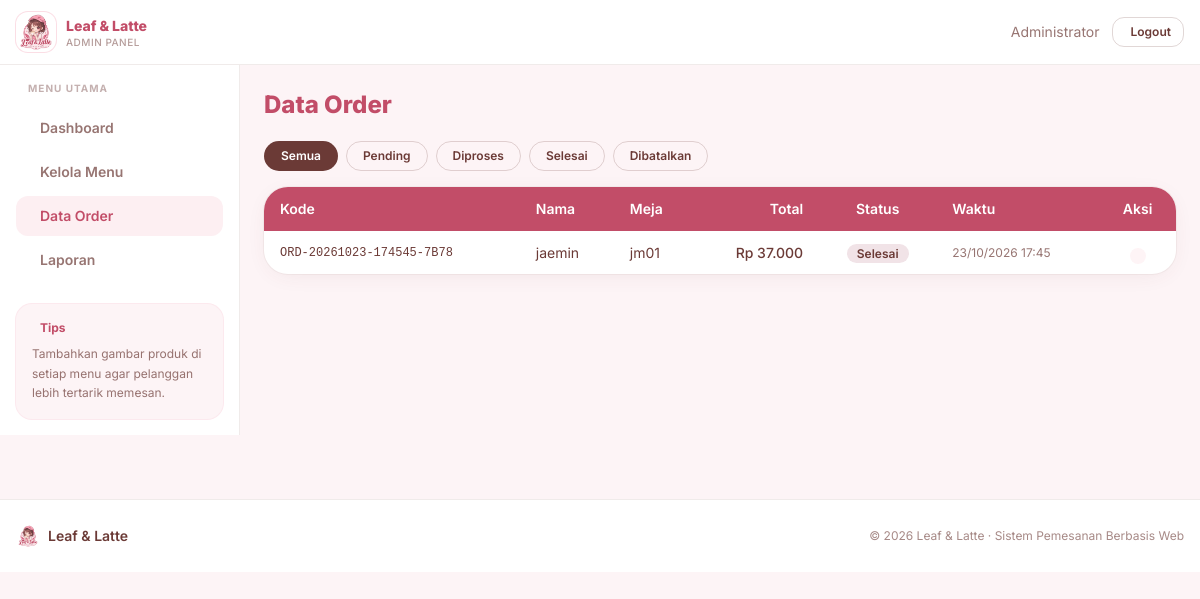
Page /admin/order.php (signed in) on the committed database.
### tables this page shows
CREATE TABLE `orders` (
  `id` int(11) NOT NULL,
  `kode_order` varchar(30) NOT NULL,
  `pelanggan_id` int(11) NOT NULL,
  `no_meja` varchar(10) NOT NULL,
  `total_harga` decimal(12,2) NOT NULL,
  `status` enum('pending','diproses','selesai','dibatalkan') DEFAULT 'pending',
  `catatan` text DEFAULT NULL,
  `waktu_order` datetime DEFAULT current_timestamp()
);

CREATE TABLE `pelanggan` (
  `id` int(11) NOT NULL,
  `nama` varchar(100) NOT NULL,
  `no_meja` varchar(10) NOT NULL,
  `no_hp` varchar(20) DEFAULT NULL,
  `waktu_datang` datetime DEFAULT current_timestamp()
);

### config/koneksi.php (called while the page is built, shortened)
<?php
function rupiah($angka): string
{
    return 'Rp ' . number_format((float)$angka, 0, ',', '.');
}
function url(string $path = ''): string
{
    return BASE_URL . '/' . ltrim($path, '/');
}

### admin/order.php (the view, shortened to what this page needs)
<?php
require_once '../config/koneksi.php';
include '../includes/header.php';
include '../includes/admin_navbar.php';
$filter = $_GET['status'] ?? '';
$where = '';
$q = $koneksi->query("SELECT o.*, p.nama FROM orders o
                      JOIN pelanggan p ON o.pelanggan_id = p.id
                      $where ORDER BY o.waktu_order DESC");
$tabs = [
    ''           => ['Semua',      'bg-chestnut text-white'],
    'pending'    => ['Pending',    'bg-warning-fg text-white'],
    'diproses'   => ['Diproses',   'bg-info-fg text-white'],
    'selesai'    => ['Selesai',    'bg-success-fg text-white'],
    'dibatalkan' => ['Dibatalkan', 'bg-danger-fg text-white'],
];
?>
<div class="flex">
    <?php include '../includes/admin_sidebar.php'; ?>
    <main class="flex-1 p-6">
        <h1 class="mb-5 text-2xl font-extrabold text-branddark">Data Order</h1>
        <div class="mb-4 flex flex-wrap gap-2">
            <?php foreach ($tabs as $key => $t):
                $active = $filter === $key; ?>
                <a href="<?= url('admin/order.php' . ($key !== '' ? '?status=' . $key : '')); ?>"
                   class="rounded-full border px-4 py-1.5 text-xs font-semibold transition
                   <?= $active
                        ? $t[1] . ' border-transparent'
                        : 'border-chestnut/20 text-chestnut hover:border-brand hover:text-branddark'; ?>">
                    <?= $t[0]; ?>
                </a>
            <?php endforeach; ?>
        </div>
        <div class="overflow-hidden rounded-3xl bg-white shadow-soft ring-1 ring-chestnut/5">
            <div class="overflow-x-auto">
                <table class="w-full text-sm">
                    <thead class="bg-branddark text-white">
                        <tr>
                            <th class="px-4 py-3 text-left font-semibold">Kode</th>
                            <th class="px-4 py-3 text-left font-semibold">Nama</th>
                            <th class="px-4 py-3 text-left font-semibold">Meja</th>
                            <th class="px-4 py-3 text-right font-semibold">Total</th>
                            <th class="px-4 py-3 text-center font-semibold">Status</th>
                            <th class="px-4 py-3 text-left font-semibold">Waktu</th>
                            <th class="px-4 py-3 text-center font-semibold">Aksi</th>
                        </tr>
                    </thead>
                    <tbody class="divide-y divide-chestnut/10">
                        <?php while ($o = $q->fetch_assoc()):
                            $b = match($o['status']) {
                                'pending'    => 'bg-warning-bg text-warning-fg',
                                'diproses'   => 'bg-info-bg text-info-fg',
                                'selesai'    => 'bg-success-bg text-success-fg',
                                'dibatalkan' => 'bg-danger-bg text-danger-fg',
                                default      => 'bg-chestnut/10 text-chestnut',
                            };
                        ?>
                        <tr class="transition hover:bg-blush/60">
                            <td class="px-4 py-2.5 font-mono text-xs"><?= htmlspecialchars($o['kode_order']); ?></td>
                            <td class="px-4 py-2.5"><?= htmlspecialchars($o['nama']); ?></td>
                            <td class="px-4 py-2.5"><?= htmlspecialchars($o['no_meja']); ?></td>
                            <td class="px-4 py-2.5 text-right font-medium"><?= rupiah($o['total_harga']); ?></td>
                            <td class="px-4 py-2.5 text-center">
                                <span class="rounded-full <?= $b; ?> px-2.5 py-0.5 text-xs font-semibold"><?= ucfirst($o['status']); ?></span>
                            </td>
                            <td class="px-4 py-2.5 text-xs text-chestnut/70"><?= date('d/m/Y H:i', strtotime($o['waktu_order'])); ?></td>
                            <td class="px-4 py-2.5 text-center">
                                <a href="<?= url('admin/order_detail.php?id=' . (int)$o['id']); ?>"
                                   class="inline-flex rounded-lg bg-brand/10 p-2 text-branddark transition hover:bg-brand/20">
                                </a>
                            </td>
                        </tr>
                        <?php endwhile; ?>
                    </tbody>
                </table>
            </div>
        </div>
    </main>
</div>
<?php include '../includes/footer.php'; ?>

### rows in the picture
orders: kode_order "ORD-20261023-174545-7B78", pelanggan.nama "jaemin", no_meja "jm01", total_harga "Rp 37.000", status "Selesai", waktu_order "23/10/2026 17:45"

### other values in the picture
$_SESSION['admin_nama'] "Administrator"
$m[2] "Dashboard"
$m[2] "Kelola Menu"
$m[2] "Data Order"
$m[2] "Laporan"
$t[0] "Semua"
$t[0] "Pending"
$t[0] "Diproses"
$t[0] "Selesai"
$t[0] "Dibatalkan"
